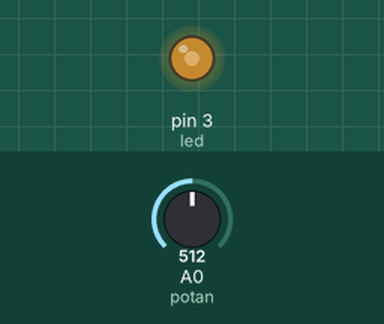
Bench run of a sketch on a simulated Arduino Uno, built with avr-gcc and run on an emulated ATmega328P. Shown: output pins drawn as LEDs (lit = HIGH). The inputs (shaded band) are chosen by the test bench; at power-on: A0 (potan) = 512.

Above: at 1.2 s.
1.3 s: A0 (potan) set to 716
At 2.5 s:
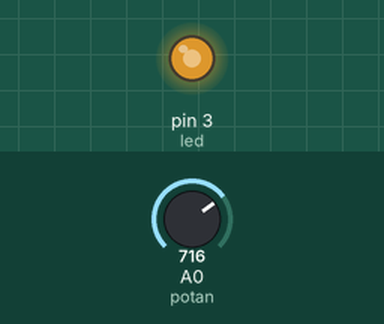
2.8 s: A0 (potan) set to 900
At 3.7 s:
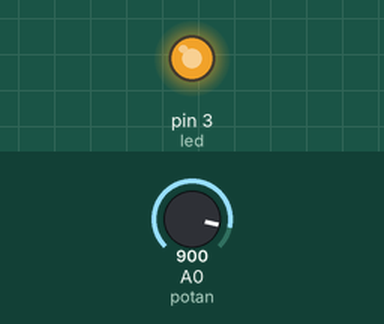
4.3 s: A0 (potan) set to 122
At 4.9 s:
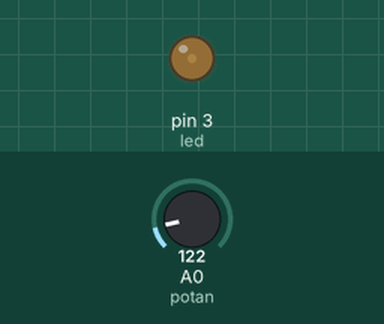
5.8 s: A0 (potan) set to 0
At 7.0 s:
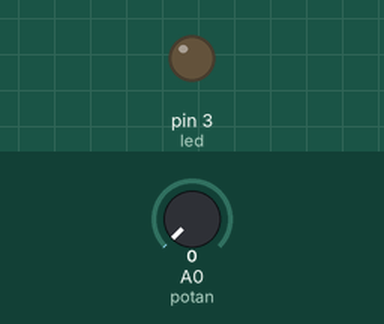
7.3 s: A0 (potan) set to 511
At 8.4 s:
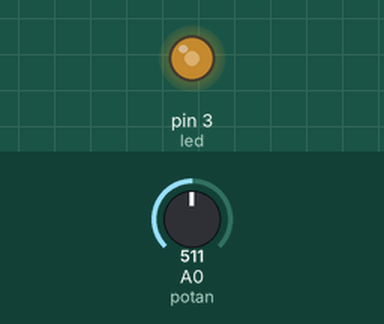
Timing chart, 0 to 9.8 s (numbered marks = the images above; inputs shaded):
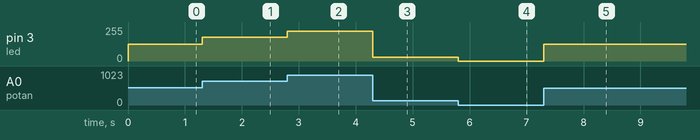

The sketch:

Potansiyometre_led.ino
```cpp
#define potan A0
#define led 3

int deger = 0;
void setup()
{

}

void loop()
{
  deger = analogRead(potan);
  deger = map(deger,0,1023,0,255);
  analogWrite(led,deger);
}
```

Measured:
- after the input at 1.3 s, pin 3 (led): 127/255 → 178/255 at once
- after the input at 2.8 s, pin 3 (led): 178/255 → 224/255 at once
- after the input at 4.3 s, pin 3 (led): 224/255 → 30/255 at once
- after the input at 5.8 s, pin 3 (led): 30/255 → 0/255 at once
- after the input at 7.3 s, pin 3 (led): 0/255 → 127/255 at once
